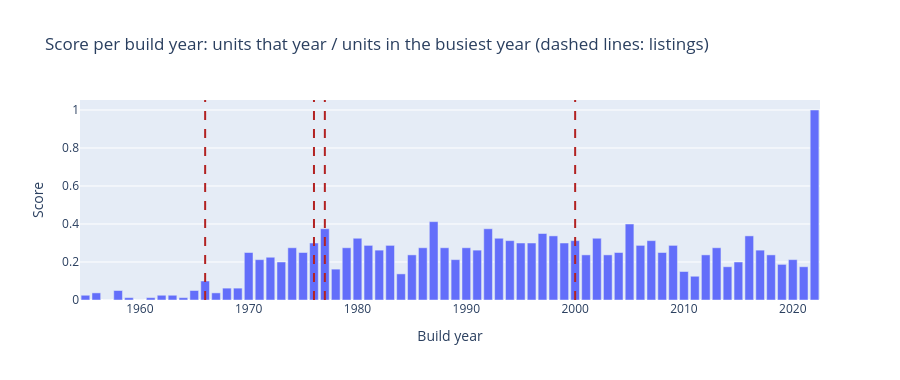

The notebook cell this image was saved under:
### Markdown cell above
**Frequency per year, scaled so the maximum is 1.** A simpler alternative that has no edge problem: count the
portfolio units built in each year, and divide by the count in the busiest year. A listing scores the value for
its build year: 1 means "built in the portfolio's most common year".

### Code cell
per_year = years.astype(int).value_counts().reindex(range(int(years.min()), int(years.max()) + 1), fill_value=0)
year_score = per_year / per_year.max()

fig = px.bar(x=year_score.index, y=year_score.values, height=380,
             title="Score per build year: units that year / units in the busiest year (dashed lines: listings)",
             labels={"x": "Build year", "y": "Score"})
for year in marketed["build_year"].dropna():
    fig.add_vline(x=year, line_dash="dash", line_color="firebrick")
fig.show()

print(f"Busiest year: {per_year.idxmax()} ({per_year.max()} units). "
      f"1970-2021 scores: median {year_score.loc[1970:2021].median():.2f}, "
      f"range {year_score.loc[1970:2021].min():.2f}-{year_score.loc[1970:2021].max():.2f}")
listed = marketed[["build_year"]].dropna().astype(int)
listed["units that year"] = listed["build_year"].map(per_year)
listed["score"] = listed["build_year"].map(year_score).round(2)
listed

### Figure 1 — Plotly figure (JSON) as saved in the notebook; plotly's stock layout.template omitted (floating-point values rounded to 4 significant figures)
{"data": [{"hovertemplate": "Build year=%{x}<br>Score=%{y}<extra></extra>", "legendgroup": "", "marker": {"color": "#636efa", "pattern": {"shape": ""}}, "name": "", "orientation": "v", "showlegend": false, "textposition": "auto", "type": "bar", "x": [1955, 1956, 1957, 1958, 1959, 1960, 1961, 1962, 1963, 1964, 1965, 1966, 1967, 1968, 1969, 1970, 1971, 1972, 1973, 1974, 1975, 1976, 1977, 1978, 1979, 1980, 1981, 1982, 1983, 1984, 1985, 1986, 1987, 1988, 1989, 1990, 1991, 1992, 1993, 1994, 1995, 1996, 1997, 1998, 1999, 2000, 2001, 2002, 2003, 2004, 2005, 2006, 2007, 2008, 2009, 2010, 2011, 2012, 2013, 2014, 2015, 2016, 2017, 2018, 2019, 2020, 2021, 2022], "xaxis": "x", "y": [0.025, 0.0375, 0.0, 0.05, 0.0125, 0.0, 0.0125, 0.025, 0.025, 0.0125, 0.05, 0.1, 0.0375, 0.0625, 0.0625, 0.25, 0.2125, 0.225, 0.2, 0.275, 0.25, 0.3, 0.375, 0.1625, 0.275, 0.325, 0.2875, 0.2625, 0.2875, 0.1375, 0.2375, 0.275, 0.4125, 0.275, 0.2125, 0.275, 0.2625, 0.375, 0.325, 0.3125, 0.3, 0.3, 0.35, 0.3375, 0.3, 0.3125, 0.2375, 0.325, 0.2375, 0.25, 0.4, 0.2875, 0.3125, 0.25, 0.2875, 0.15, 0.125, 0.2375, 0.275, 0.175, 0.2, 0.3375, 0.2625, 0.2375, 0.1875, 0.2125, 0.175, 1.0], "yaxis": "y"}], "layout": {"barmode": "relative", "height": 380, "legend": {"tracegroupgap": 0}, "shapes": [{"line": {"color": "firebrick", "dash": "dash"}, "type": "line", "x0": 1977, "x1": 1977, "xref": "x", "y0": 0, "y1": 1, "yref": "y domain"}, {"line": {"color": "firebrick", "dash": "dash"}, "type": "line", "x0": 1976, "x1": 1976, "xref": "x", "y0": 0, "y1": 1, "yref": "y domain"}, {"line": {"color": "firebrick", "dash": "dash"}, "type": "line", "x0": 2000, "x1": 2000, "xref": "x", "y0": 0, "y1": 1, "yref": "y domain"}, {"line": {"color": "firebrick", "dash": "dash"}, "type": "line", "x0": 1966, "x1": 1966, "xref": "x", "y0": 0, "y1": 1, "yref": "y domain"}], "title": {"text": "Score per build year: units that year / units in the busiest year (dashed lines: listings)"}, "xaxis": {"anchor": "y", "domain": [0, 1], "title": {"text": "Build year"}}, "yaxis": {"anchor": "x", "domain": [0, 1], "title": {"text": "Score"}}}}
